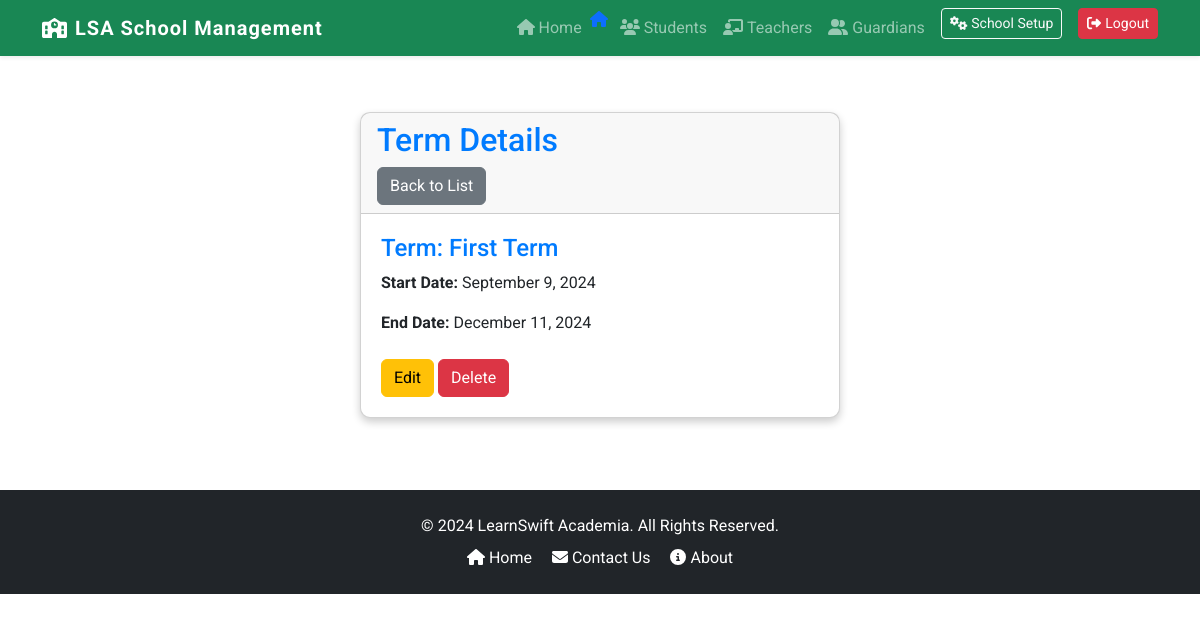
The app's page /terms/1 (signed in) with its own data.
### core/models.py (models this page shows, shortened)
class Term(models.Model):
    TERM_OPTIONS = [
        ('First Term', 'First'),
        ('Second Term', 'Second'),
        ('Third Term', 'Third'),
    ]
    session = models.ForeignKey(Session, related_name='terms', on_delete=models.CASCADE)
    name = models.CharField(max_length=20, choices=TERM_OPTIONS)
    start_date = models.DateField()
    end_date = models.DateField()
    is_active = models.BooleanField(default=True)

### core/views.py (the view)
# urls.py: path('terms/<int:pk>', TermDetailView.as_view(), name='term_detail'),
class TermDetailView(AdminRequiredMixin, DetailView):
    template_name = 'setup/term_detail.html'
    def get(self, request, pk):
        term = get_object_or_404(Term, pk=pk)
        return render(request, self.template_name, {'term': term})

### core/views.py (called while the page is built)
    def test_func(self):
        return self.request.user.is_superuser

### core/templates/setup/term_detail.html
{% extends 'base.html' %}
{% block content %}
<div class="container mt-2">
    <div class="card" style="width: 30rem; margin: 0 auto;">
        <div class="card-header">
            <h2>Term Details</h2>
            <a href="{% url 'term_list' %}" class="btn btn-secondary float-right">Back to List</a>
        </div>
        <div class="card-body">
            <h4>Term: {{ term.name }}</h4>
            <p><strong>Start Date:</strong> {{ term.start_date|date:"F j, Y" }}</p>
            <p><strong>End Date:</strong> {{ term.end_date|date:"F j, Y" }}</p>
            <div class="mt-4">
                <a href="{% url 'term_update' term.id %}" class="btn btn-warning">Edit</a>
                <a href="{% url 'term_delete' term.id %}" class="btn btn-danger"
                   onclick="return confirm('Are you sure you want to delete this term?');">Delete</a>
            </div>
        </div>
    </div>
</div>
<br>
{% endblock %}

### core/static/css/custom.css (style rules this page uses)
:root { --bs-primary: #4e73df; --bs-secondary: #858796; --bs-success: #1cc88a; --bs-info: #36b9cc; --bs-warning: #f6c23e; --bs-danger: #e74a3b; --bs-light: #f8f9fc; --bs-dark: #5a5c69; --bs-font-sans-serif: 'Roboto', sans-serif; }
html, body { height: 100%; margin: 0; display: flex; flex-direction: column; }
body { font-family: 'Roboto', sans-serif; }
h1, h2, h3, h4, h5, h6 { color: #007bff; }
.card { box-shadow: 0 4px 8px 0 rgba(0, 0, 0, 0.2); transition: 0.3s; border-radius: 10px; }
.card-body { padding: 20px; }

### records on screen
Term: name "First Term", start_date "September 9, 2024", end_date "December 11, 2024"
